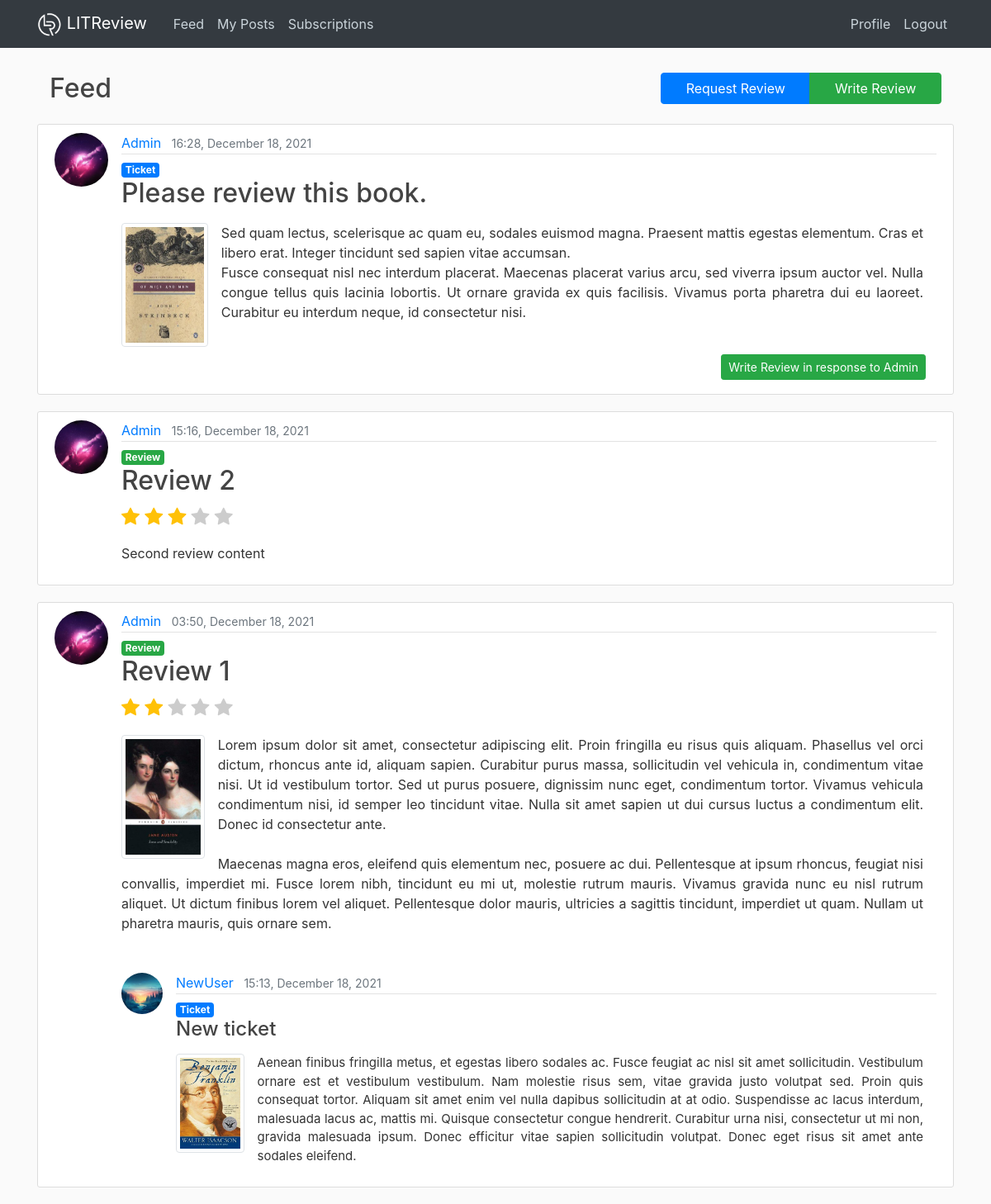
The app's page / (signed in) with its own data.
### reviews/models.py (models this page shows, shortened)
class Ticket(models.Model):
    title = models.CharField(max_length=128)
    description = models.TextField(max_length=2048, blank=True)
    user = models.ForeignKey(
        to=settings.AUTH_USER_MODEL, on_delete=models.CASCADE)
    time_created = models.DateTimeField(default=timezone.now)
    image = models.ImageField(blank=True, null=True, upload_to='reviews_img')
    if image is True:
        def save(self, *args, **kwargs):
            super().save()
            img = ImageOps.contain(
                Image.open(self.image.path),
                (200, 200),
                method=3
            )
            img.save(self.image.path)

class Review(models.Model):
    ticket = models.ForeignKey(blank=True, null=True, to=Ticket, on_delete=models.CASCADE)
    rating = models.PositiveSmallIntegerField(validators=[MinValueValidator(1), MaxValueValidator(5)])
    headline = models.CharField(max_length=128)
    body = models.TextField(max_length=8192, blank=True)
    user = models.ForeignKey(
        to=settings.AUTH_USER_MODEL, on_delete=models.CASCADE)
    time_created = models.DateTimeField(default=timezone.now)
    image = models.ImageField(blank=True, null=True, upload_to='reviews_img')
    if image is True:
        def save(self, *args, **kwargs):
            super().save()
            img = ImageOps.contain(
                Image.open(self.image.path),
                (200, 200),
                method=3
            )
            img.save(self.image.path)

### users/models.py (models this page shows, shortened)
class Profile(models.Model):
    user = models.OneToOneField(User, on_delete=models.CASCADE)
    image = models.ImageField(default='default.jpg', upload_to='profile_pics')

### reviews/views.py (the view)
# urls.py: path('', views.feed, name='reviews-feed'),
@login_required
def feed(request):
    reviews = get_users_viewable_reviews(request.user)
    tickets = get_users_viewable_tickets(request.user)
    posts = sorted(chain(reviews, tickets), key=lambda post: post.time_created, reverse=True)
    paginator = Paginator(posts, 5)
    page_number = request.GET.get('page')
    page_obj = paginator.get_page(page_number)
    context = {
        'posts': posts,
        'title': 'Feed',
        'page_obj': page_obj
    }
    return render(request, 'reviews/feed.html', context)

### reviews/views.py (called while the page is built)
def get_users_viewable_reviews(user: User):
    user_reviews = Review.objects.filter(user=user)
    user_reviews = user_reviews.annotate(content_type=Value('REVIEW', CharField()))
    return user_reviews

def get_users_viewable_tickets(user: User):
    user_tickets = Ticket.objects.filter(user=user)
    user_tickets = user_tickets.annotate(content_type=Value('TICKET', CharField()))
    return user_tickets

### reviews/templates/reviews/feed.html (shortened to what this page needs)
{% extends "reviews/_base.html" %}
{% load static %}
{% block content %}
    <div class="container">
        <div class="row mb-3">
            <h2 class="col-8 py-2 mb-0">
                {% if posts %}
                    {% if request.get_full_path == "/" %}
                        Feed
                    {% else %}
                        Posts by {{ view.kwargs.username }} ({{ page_obj.paginator.count }})
                    {% endif %}
                {% endif %}
            </h2>
            <div class="btn-group col py-2" role="group">
                <a type="button" class="btn btn-primary" href="{% url 'ticket-new' %}">Request Review</a>
                <a type="button" class="btn btn-success" href="{% url 'review-new' %}">Write Review</a>
            </div>
        </div>
    </div>
    {% if posts %}
        {% for post in posts %}
            {% if post.content_type == 'REVIEW' %}
                <article class="media content-section">
                    <img class="rounded-circle article-img" src="{{ post.user.profile.image.url }}">
                  <div class="media-body">
                    <div class="article-metadata">
                      <a class="mr-2" href="{% url 'user-posts' post.user.username %}">{{ post.user }}</a>
                      <small class="text-muted">{{ post.time_created|date:"H:i, F d, Y" }}</small>
                    </div>
                    <h2 class="mt-2">
                        <a class="article-title" href="{% url 'review-detail' post.id %}">
                            <h6 class="mb-0"><span class="badge badge-success">Review</span></h6>
                            {{ post.headline }}
                        </a>
                    </h2>
                      <p class="star-rating-{{ post.rating }}" style="font-size: 22px; color: #cccccc">
                        <i class="bi bi-star-fill"></i>
                        <i class="bi bi-star-fill"></i>
                        <i class="bi bi-star-fill"></i>
                        <i class="bi bi-star-fill"></i>
                        <i class="bi bi-star-fill"></i>
                      </p>
                      <div class="review-body">
                          {% if post.image %}
                            <img class="img-thumbnail float-left mb-1 mr-3" style="height:150px" src="{{ post.image.url }}" alt="{{ post.headline }}">
                          {% endif %}
                        <p class="article-content text-justify mt-3 mr-3">{{ post.body }}</p>
                          {% if post.ticket %}
                              <div class="media mt-5">
                                  <img class="rounded-circle article-img" style="height:50px; width:50px" src="{{ post.ticket.user.profile.image.url }}">
                                  <div class="media-body">
                                      <div class="article-metadata">
                                        <a class="mr-2" href="{% url 'user-posts' post.ticket.user.username %}">{{ post.ticket.user }}</a>
                                        <small class="text-muted">{{ post.ticket.time_created|date:"H:i, F d, Y" }}</small>
                                      </div>
                                      <h4 class="mt-2">
                                        <a class="article-title mt-0" href="{% url 'ticket-detail' post.ticket.id %}">
                                            <h6 class="mb-0"><span class="badge badge-primary">Ticket</span></h6>
                                            {{ post.ticket.title }}
                                        </a>
                                      </h4>
                                      <div class="ticket-description">
                                          {% if post.ticket.image %}
                                            <img class="img-thumbnail float-left mr-3" style="height:120px" src="{{ post.ticket.image.url }}" alt="{{ post.ticket.title }}">
                                          {% endif %}
                                          <p class="article-content text-justify mt-3 mr-3" style="font-size:15px">{{ post.ticket.description }}</p>
                                      </div>
                                  </div>
                              </div>
                          {% endif %}
                      </div>
                  </div>
                </article>
            {% elif post.content_type == 'TICKET' %}
                <article class="media content-section">
                    <img class="rounded-circle article-img" src="{{ post.user.profile.image.url }}">
                  <div class="media-body">
                    <div class="article-metadata">
                      <a class="mr-2" href="{% url 'user-posts' post.user.username %}">{{ post.user }}</a>
                      <small class="text-muted">{{ post.time_created|date:"H:i, F d, Y" }}</small>
                    </div>
                    <h2 class="mt-2">
                        <a class="article-title" href="{% url 'ticket-detail' post.id %}">
                            <h6 class="mb-0"><span class="badge badge-primary">Ticket</span></h6>
                            {{ post.title }}
                        </a>
                    </h2>
                      <div class="ticket-description">
                          {% if post.image %}
                            <img class="img-thumbnail float-left mb-1 mr-3" style="height:150px" src="{{ post.image.url }}" alt="{{ post.title }}">
                          {% endif %}
                        <p class="article-content text-justify mt-3 mr-3">{{ post.description }}</p>
                      </div>
                      <div class="btn float-right mt-3">
                        <a type="button" class="btn btn-success btn-sm" href="#">Write Review in response to {{ post.user }}</a>
                      </div>
                  </div>
                </article>
            {% endif %}
        {% endfor %}
    {% else %}
        <div class="no-posts">
            <h4 class="mb-3">No posts to display</h4>
            <p class="mb-4">Write or request a review, or subscribe to a user to view their posts.</p>
            <a type="button" class="btn btn-success" href="{% url 'reviews-subs' %}">View Subscriptions</a>
        </div>
    {% endif %}
{% endblock content %}

### reviews/templates/reviews/_base.html (shortened to what this page needs)
<!DOCTYPE html>
{% load static %}
<html lang="en">
    <head>
        <link rel="stylesheet" href="https://cdn.jsdelivr.net/npm/bootstrap@4.6.1/dist/css/bootstrap.min.css">
        <link rel="stylesheet" href="https://cdn.jsdelivr.net/npm/bootstrap-icons@1.7.2/font/bootstrap-icons.css">
        <link rel="stylesheet" type="text/css" href="{% static 'reviews/css/main.css' %}?version=1">
    </head>
    <body>
        <header class="site-header">
            <nav class="navbar navbar-expand-md navbar-dark bg-dark fixed-top">
                <div class="container">
                    <a class="navbar-brand mr-4" href="{% url 'reviews-feed' %}">
                        <img src="{% static 'reviews/img/logo_w.png' %}" width="30" height="30" alt="LITReview logo">
                        LITReview
                    </a>
              <div class="collapse navbar-collapse" id="navbarToggle">
                <div class="navbar-nav mr-auto">
                    {% if user.is_authenticated %}
                        <a class="nav-item nav-link" href="{% url 'reviews-feed' %}">Feed</a>
                        <a class="nav-item nav-link" href="{% url 'user-posts' user.username %}">My Posts</a>
                        <a class="nav-item nav-link" href="{% url 'reviews-subs' %}">Subscriptions</a>
                    {% endif %}
                </div>
                <div class="navbar-nav">
                    {% if user.is_authenticated %}
                        <a class="nav-item nav-link" href="{% url 'profile' %}">Profile</a>
                        <a class="nav-item nav-link" href="{% url 'logout' %}">Logout</a>
                    {% else %}
                        <a class="nav-item nav-link" href="{% url 'login' %}">Login</a>
                        <a class="nav-item nav-link" href="{% url 'register' %}">Register</a>
                    {% endif %}
                </div>
              </div>
            </div>
          </nav>
        </header>
        <main role="main" class="container">
          <div class="row">
            <div class="col-lg">
              {% block content %}{% endblock %}
            </div>
          </div>
        </main>
    </body>
</html>

### reviews/static/reviews/css/main.css (style rules this page uses)
body { background: #fafafa; color: #333333; margin-top: 5rem; }
h1, h2, h3, h4, h5, h6 { color: #444444; }
.site-header .navbar-nav .nav-link { color: #cbd5db; }
.content-section { background: #ffffff; padding: 10px 20px; border: 1px solid #dddddd; border-radius: 3px; margin-bottom: 20px; }
.mr-2 { color: #007bff; }
.star-rating-2 i:first-child, .star-rating-2 i:first-child + i { color: #ffc107; }
.star-rating-3 i:first-child, .star-rating-3 i:first-child + i, .star-rating-3 i:first-child + i + i { color: #ffc107; }
.article-title { color: #444444; }
.article-content { white-space: pre-line; }
.article-img { height: 65px; width: 65px; margin-right: 16px; }
.article-metadata { padding-bottom: 1px; margin-bottom: 4px; border-bottom: 1px solid #e3e3e3 }

### records on screen
Ticket: user.profile.image (picture), user "Admin", time_created "16:28, December 18, 2021", title "Please review this book.", image (picture), description "Sed quam lectus, scelerisque ac quam eu, sodales euismod magna. Praesent mattis egestas elementum. Cras et libero erat. Integer tincidunt sed sapien vitae accumsan. Fusce consequat nisl nec interdum placerat. Maecenas placerat varius arcu, sed viverra ipsum auctor vel. Nulla congue tellus quis lacinia lobortis. Ut ornare gravida ex quis facilisis. Vivamus porta pharetra dui eu laoreet. Curabitur eu interdum neque, id consectetur nisi."
Review: user.profile.image (picture), user "Admin", time_created "15:16, December 18, 2021", headline "Review 2", body "Second review content"
Review: user.profile.image (picture), user "Admin", time_created "03:50, December 18, 2021", headline "Review 1", image (picture), body "Lorem ipsum dolor sit amet, consectetur adipiscing elit. Proin fringilla eu risus quis aliquam. Phasellus vel orci dictum, rhoncus ante id, aliquam sapien. Curabitur purus massa, sollicitudin vel vehicula in, condimentum vitae nisi. Ut id vestibulum tortor. Sed ut purus posuere, dignissim nunc eget, condimentum tortor. Vivamus vehicula condimentum nisi, id semper leo tincidunt vitae. Nulla sit amet sapien ut dui cursus luctus a condimentum elit. Donec id consectetur ante. Maecenas magna eros, eleifend quis elementum nec, posuere ac dui. Pellentesque at ipsum rhoncus, feugiat nisi convallis, imperdiet mi. Fusce lorem nibh, tincidunt eu mi ut, molestie rutrum mauris. Vivamus gravida nunc eu…", ticket.user.profile.image (picture), ticket.user "NewUser", ticket.time_created "15:13, December 18, 2021", ticket "New ticket", ticket.image (picture), ticket.description "Aenean finibus fringilla metus, et egestas libero sodales ac. Fusce feugiat ac nisl sit amet sollicitudin. Vestibulum ornare est et vestibulum vestibulum. Nam molestie risus sem, vitae gravida justo volutpat sed. Proin quis consequat tortor. Aliquam sit amet enim vel nulla dapibus sollicitudin at at odio. Suspendisse ac lacus interdum, malesuada lacus ac, mattis mi. Quisque consectetur congue hendrerit. Curabitur urna nisi, consectetur ut mi non, gravida malesuada ipsum. Donec efficitur vitae sapien sollicitudin volutpat. Donec eget risus sit amet ante sodales eleifend."
